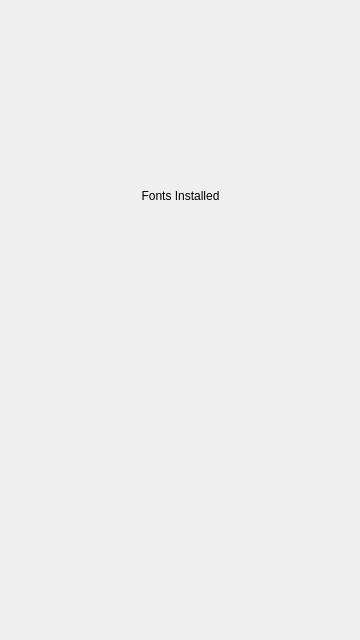
<?xml version="1.0" encoding="UTF-8"?>
<ui version="4.0">
 <class>MainWindow</class>
 <widget class="QMainWindow" name="MainWindow">
  <property name="geometry">
   <rect>
    <x>0</x>
    <y>0</y>
    <width>360</width>
    <height>640</height>
   </rect>
  </property>
  <property name="windowTitle">
   <string>MainWindow</string>
  </property>
  <widget class="QWidget" name="centralWidget">
   <widget class="QLabel" name="label">
    <property name="geometry">
     <rect>
      <x>30</x>
      <y>140</y>
      <width>301</width>
      <height>111</height>
     </rect>
    </property>
    <property name="styleSheet">
     <string notr="true">font: 75 14pt &quot;ITC Avant Garde Std Bk&quot;;</string>
    </property>
    <property name="text">
     <string>Fonts Installed</string>
    </property>
    <property name="alignment">
     <set>Qt::AlignCenter</set>
    </property>
   </widget>
  </widget>
 </widget>
 <layoutdefault spacing="6" margin="11"/>
 <resources/>
 <connections/>
</ui>
